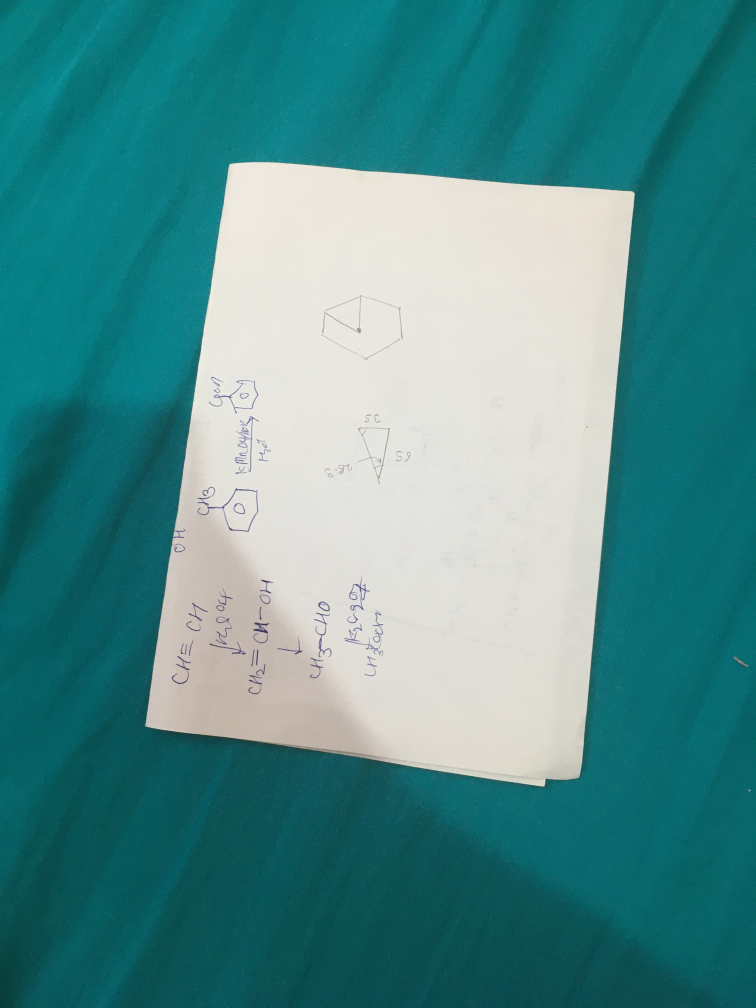
#> input picture Images/some-paper.jpg, 3024 x 4032 px (shown at 1/4 size)
$ python Q1.py
#> lines starting #> are read from the running program, lines starting #| are printed output that depends on the picture; after the words box and inside, x2 and y2 are one past the last pixel; in counts of white or black regions, pixels touching at a corner belong together
import cv2
import numpy as np

img = cv2.imread ('../Images/some-paper.jpg')
#> img is the input picture: shape (4032, 3024, 3); mean B, G, R 141.6, 141.2, 79.5
imgGrey = cv2.cvtColor (img, cv2.COLOR_BGR2GRAY)
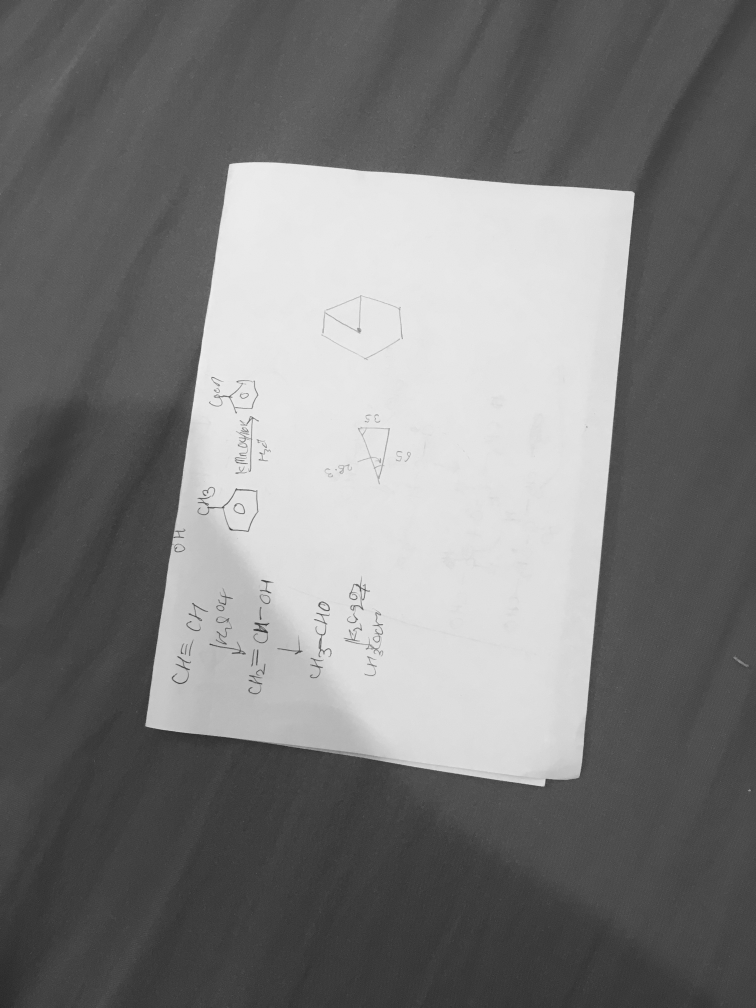
#> imgGrey: shape (4032, 3024) (shown at 1/4 size); min 30, max 248, mean 122.8

cv2.namedWindow ('OG', cv2.WINDOW_NORMAL)
cv2.namedWindow ('canny', cv2.WINDOW_NORMAL)
cv2.namedWindow ('dilate', cv2.WINDOW_NORMAL)
cv2.namedWindow ('threshold', cv2.WINDOW_NORMAL)

kernel = np.ones ((15, 15))

thresh = cv2.adaptiveThreshold (imgGrey, 255, cv2.ADAPTIVE_THRESH_GAUSSIAN_C, cv2.THRESH_BINARY, 151, 2)
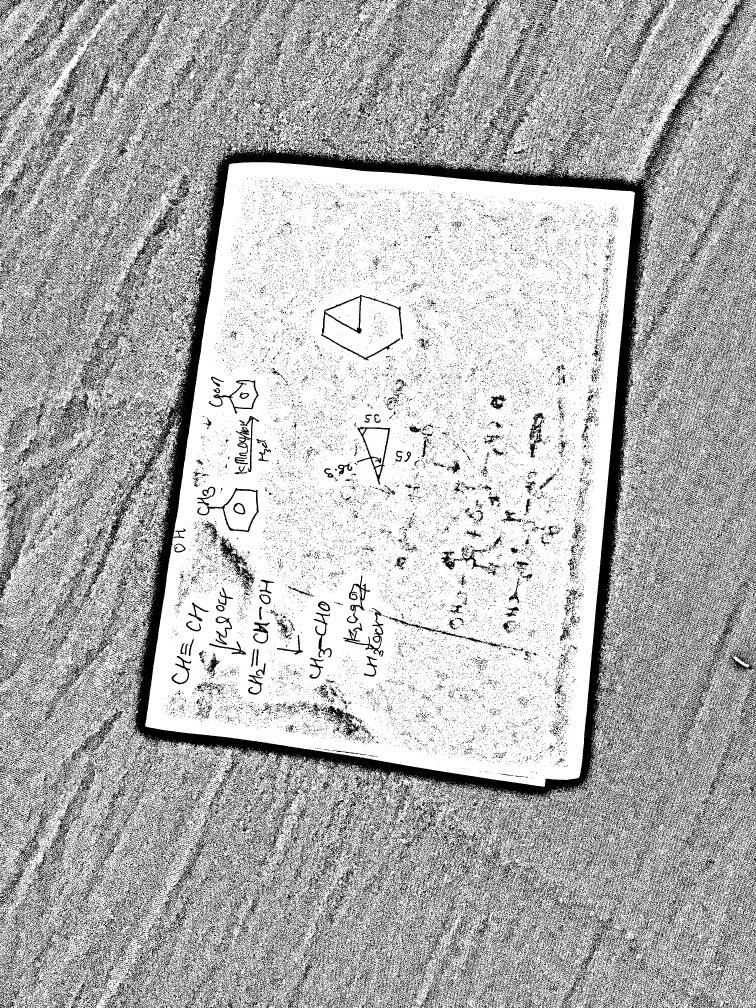
#> thresh: shape (4032, 3024) (shown at 1/4 size); 70.1% white; black in thin lines or dots
dilate = cv2.dilate (thresh, kernel)
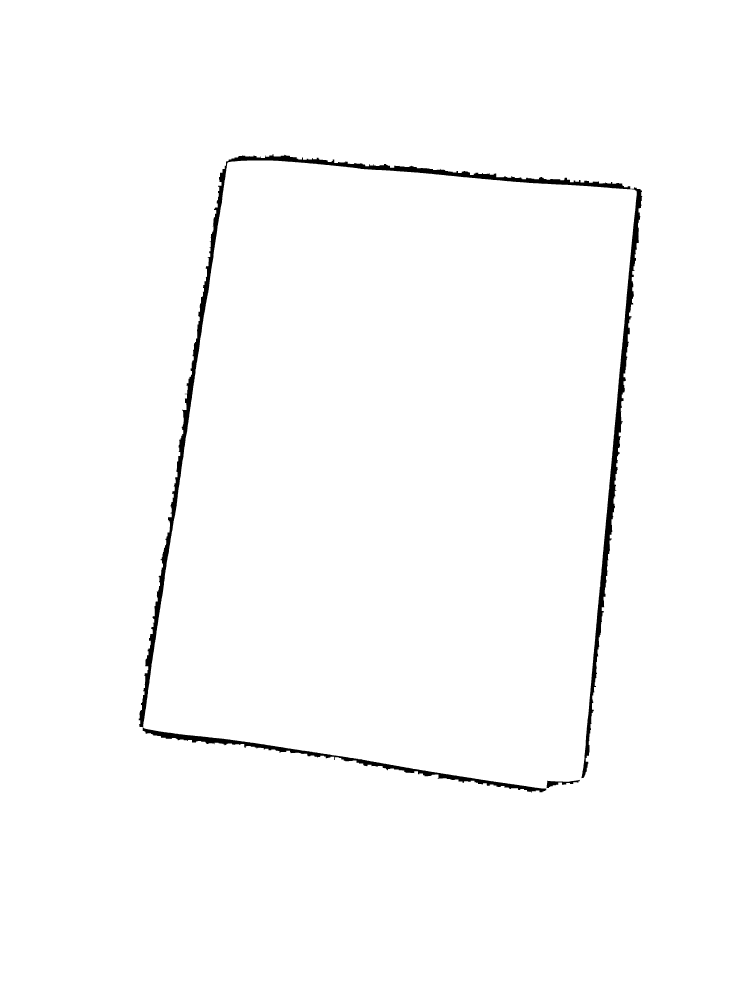
#> dilate: shape (4032, 3024) (shown at 1/4 size); 98.8% white; 2 black regions, box (x1, y1, x2, y2) and area: (555, 617, 2569, 3170) 144783, (2185, 3119, 2319, 3152) 1530
canny = cv2.Canny (dilate, 50, 225)
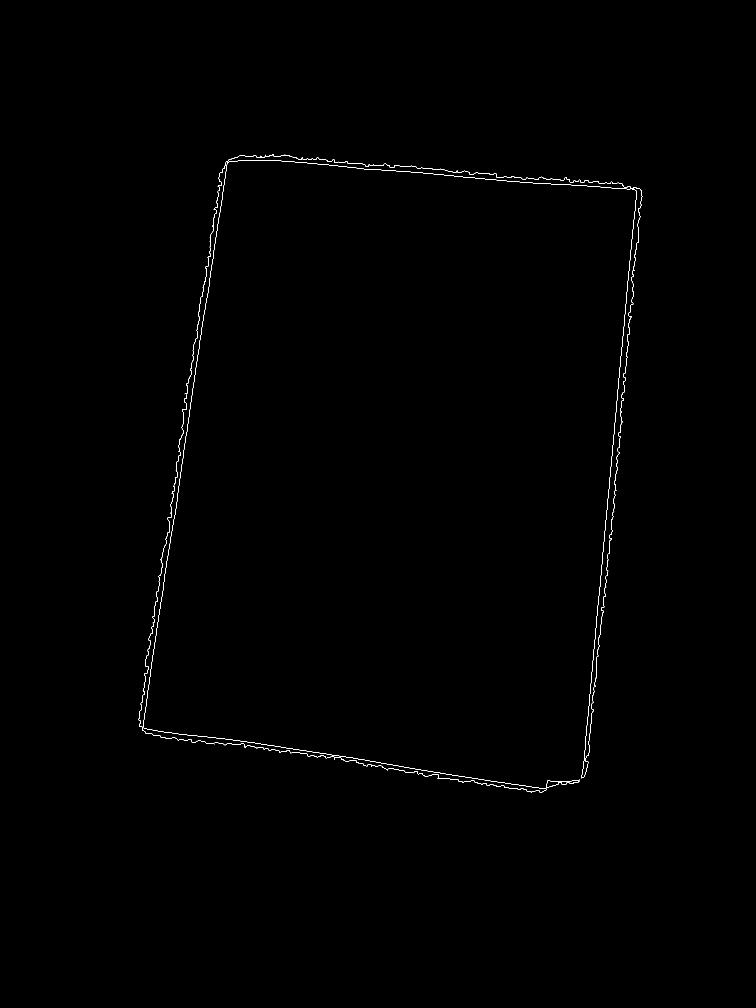
#> canny: shape (4032, 3024) (shown at 1/4 size); 0.14% white in thin lines or dots, all inside (x1, y1, x2, y2) = (554, 616, 2569, 3170)

cv2.imshow ('OG', imgGrey)
cv2.imshow ('threshold', thresh)
cv2.imshow ('dilate', dilate)
cv2.imshow ('canny', canny)
# cv2.imwrite ('../Images/some-paper-edges.jpg', canny)
cv2.waitKey (0)
